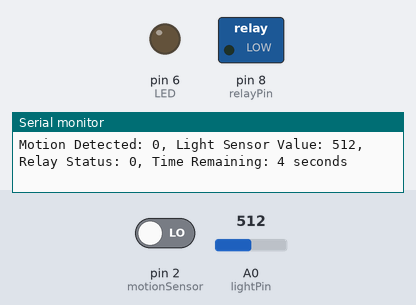
The sketch below on a simulated Arduino Uno, built with avr-gcc and run on an emulated ATmega328P. Shown: switched loads named in the sketch (green lamp = pin HIGH), output pins drawn as LEDs (lit = HIGH), the last lines printed to the serial monitor. The test bench sets the inputs (shaded band); at power-on: A0 (lightPin) = 512, pin 2 (motionSensor) LOW.

Above: at 1.2 s.
1.3 s: A0 (lightPin) set to 11
4.3 s: A0 (lightPin) set to 8
7.3 s: pin 2 (motionSensor) driven HIGH
At 7.9 s:
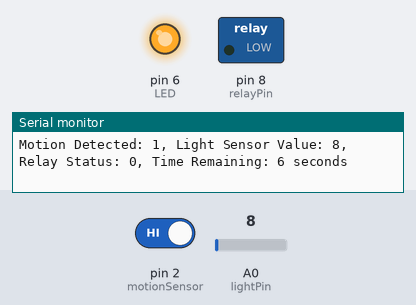
At 9.3 s:
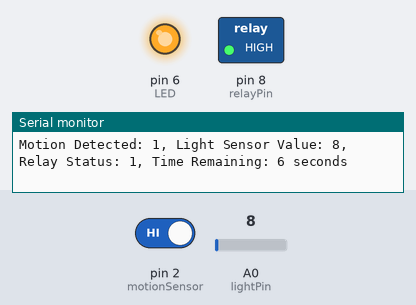
9.6 s: pin 2 (motionSensor) driven LOW
At 10.9 s:
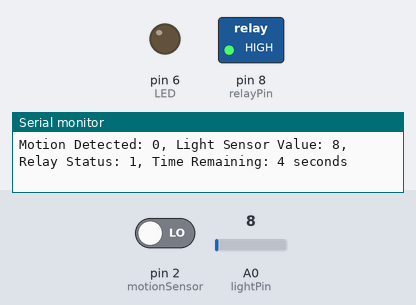
Timing chart, 0 to 17.7 s (numbered marks = the images above; inputs shaded):
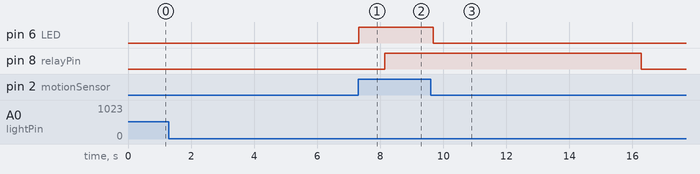

The sketch:

bendy_power_station_hardwareReady.ino
```cpp
const int LED = 6;
const int motionSensor = 2;
const int relayPin = 8;
const int lightPin = A0; // Broche du capteur de luminosité
const int lightThresholdOn = 10; // Seuil de luminosité pour allumer le relais (à ajuster)
const int lightThresholdOff = 250; // Seuil de luminosité pour éteindre le relais (à ajuster)

const unsigned long onTime = 6000; // Durée en millisecondes (50 secondes)
const unsigned long debounceTime = 4000; // Temporisation en millisecondes (5 secondes)

unsigned long lastMotionDetectedMillis = 0;
unsigned long lastRelayChangeMillis = 0; // Temps du dernier changement d'état du relais
bool relayState = LOW; // État actuel du relais

void setup() {
  pinMode(motionSensor, INPUT);
  pinMode(LED, OUTPUT);
  pinMode(relayPin, OUTPUT);
  pinMode(lightPin, INPUT);
  Serial.begin(9600);
}

void loop() {
  int motionDetected = digitalRead(motionSensor);
  int lightSensorValue = analogRead(lightPin);
  unsigned long currentMillis = millis();
  unsigned long timeRemaining = 0;

  // Détecter le mouvement
  if (motionDetected == HIGH) {
    lastMotionDetectedMillis = currentMillis;
    digitalWrite(LED, HIGH); // Allumer la LED lorsque le mouvement est détecté
  } else {
    digitalWrite(LED, LOW); // Éteindre la LED lorsqu'aucun mouvement n'est détecté
  }

  // Décompte du temps restant pour le relais
  if (currentMillis - lastMotionDetectedMillis < onTime) {
    timeRemaining = (onTime - (currentMillis - lastMotionDetectedMillis)) / 1000;
  } else {
    timeRemaining = 0;
  }

  // Contrôle du relais basé sur la luminosité et la temporisation
  if (currentMillis - lastRelayChangeMillis > debounceTime) {
    if (lightSensorValue < lightThresholdOn && (currentMillis - lastMotionDetectedMillis < onTime)) {
      relayState = HIGH; // Allumer le relais si la luminosité est faible et le temps n'est pas écoulé
    } else if (lightSensorValue > lightThresholdOff || (currentMillis - lastMotionDetectedMillis >= onTime)) {
      relayState = LOW; // Éteindre le relais si la luminosité est élevée ou le temps est écoulé
    }
    lastRelayChangeMillis = currentMillis;
  }

  // Mettre à jour la broche du relais
  digitalWrite(relayPin, relayState);

  // Rafraîchir le moniteur série en continu
  Serial.print("Motion Detected: ");
  Serial.print(motionDetected);
  Serial.print(", Light Sensor Value: ");
  Serial.print(lightSensorValue);
  Serial.print(", Relay Status: ");
  Serial.print(digitalRead(relayPin));
  Serial.print(", Time Remaining: ");
  Serial.print(timeRemaining);
  Serial.println(" seconds");
}
```

Measured:
- after the input at 7.3 s, pin 6 (LED): LOW → HIGH at once; pin 8 (relayPin): LOW → HIGH after 0.84 s
- after the input at 9.6 s, pin 6 (LED): HIGH → LOW after 0.08 s; pin 8 (relayPin): HIGH → LOW after 6.7 s
